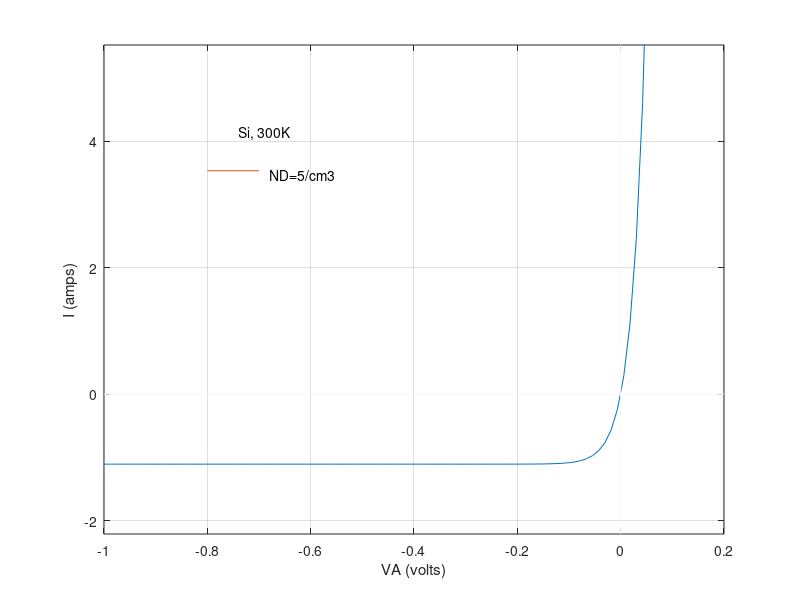

MATLAB code to generate this figure:
%Variation of Ideal-Diode I-V  with semiconductor doping.
%Si step junction, T = 300K.
%In response to the "ND=" prompt type [ND1 ND2 ...] to input
%multiple doping values.

%Initialization and Universal Constants
clear
k=8.617e-5;
q=1.6e-19;

%Device, Material, and System Parameters
A=1.0e-4;
ni=1.0e10;
taup=1.0e-6;
ND=input('Input the n-side doping concentration, ND = ');
T=300;

%Hole Mobility Calculation
NAref=2.35e17;
upmin=54.3;
up0=406.9;
ap=0.88;
up=upmin+up0./(1+(ND./NAref).^ap);
%The mobility calculation here assumes the hole minority carrier
  %mobility is equal to the hole majority carrier mobility.

%I-V Calculation
VA=linspace(-1,0.2);
DP=k.*T.*up;
LP=sqrt(DP.*taup);
I0=q.*A.*(DP./LP).*(ni^2 ./ND)
I=I0.'*(exp(VA./(k.*T))-1);

%Plotting Result
close
plot(VA,I); grid;
ymin=-2*I0(1);  ymax=5*I0(1);
axis([-1,0.2,ymin,ymax]);
xlabel('VA (volts)');  ylabel('I (amps)');

%Adding axes,key
xx=[-1 0.2];  yx=[0 0];
xy=[0 0]; yy=[ymin,ymax];
hold on
plot(xx,yx,'-w',xy,yy,'-w');
j=length(ND);
for i=1:j;
    yput=(0.70-0.06*i)*ymax;
    yk(i,1)=yput; yk(i,2)=yput;
    text(-0.68,(0.69-0.06*i)*ymax,['ND=',num2str(ND(i)),'/cm3']);
end
xk=[-0.8 -0.7];
plot(xk,yk);
text(-0.74,0.75*ymax,'Si, 300K');
hold off
